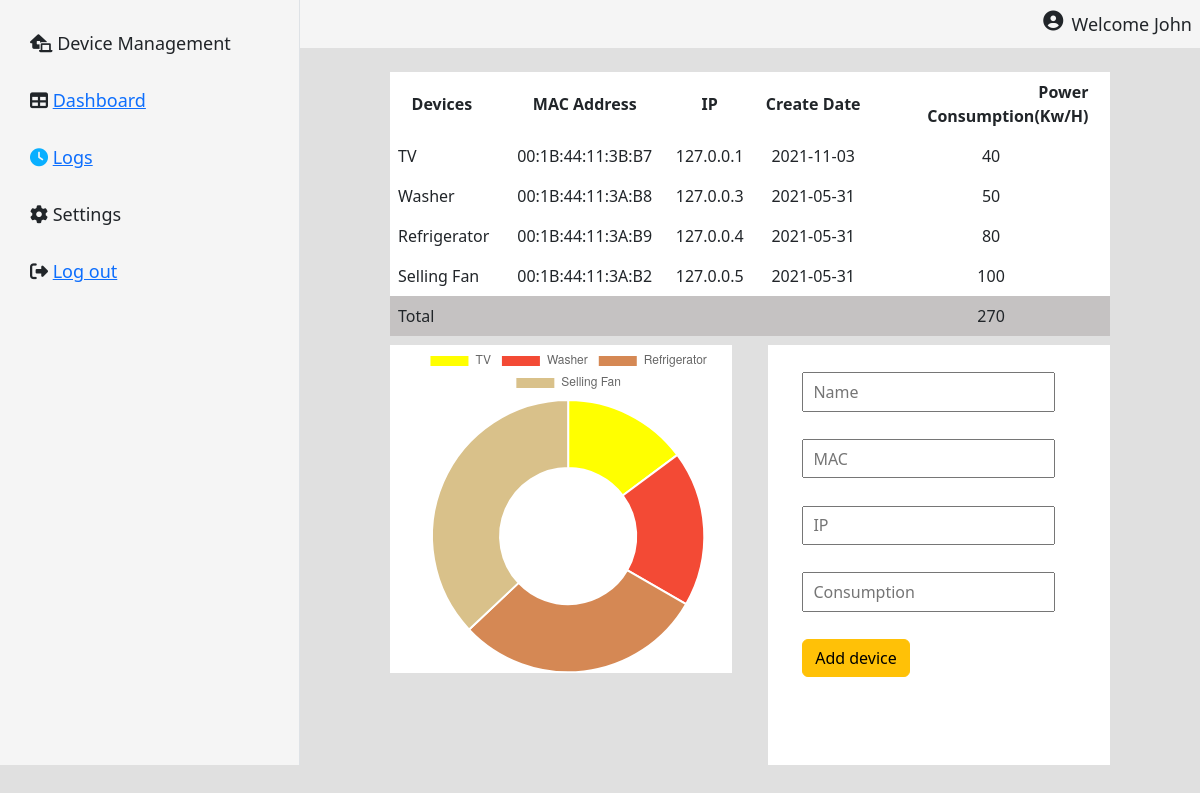
The app's page /View/dashboard.php with its own data.
### tables this page shows
CREATE TABLE `device` (
  `id` int(11) NOT NULL AUTO_INCREMENT,
  `name` varchar(255) NOT NULL,
  `MAC` varchar(255) NOT NULL,
  `IP` varchar(255) NOT NULL,
  `created` date NOT NULL,
  `consumption` int(11) NOT NULL,
  PRIMARY KEY (`id`)
);

### Model/device.php (called while the page is built, shortened)
<?php
class Device
{
    private $conn;
    function __construct($conn)
    {
        $this->conn = $conn;
    }
    function getDb($conn)
    {
        $sql_render = $conn->connect();
        $sql_render = $sql_render->prepare("SELECT * FROM device");
        return $sql_render;
    }
    function getDbChart()
    {
        $sql_render = $this->conn->connect();
        $sql_render = $sql_render->prepare("SELECT name, consumption FROM device");
        $sql_render->setFetchMode(PDO::FETCH_ASSOC);
        return $sql_render;
    }
}

### Model/database.php (called while the page is built, shortened)
<?php
class Database
{
    private $host = "127.0.0.1";
    private $database_name = "geek";
    private $username = "geek";
    private $password = "geek";
    public function connect()
    {
        $this->conn = null;
        try {
            $this->conn = new PDO("mysql:host=" . $this->host . ";dbname=" . $this->database_name, $this->username, $this->password);
            $this->conn->exec("set names utf8");
        } catch (PDOException $exception) {
            echo "Database could not be connected: " . $exception->getMessage();
        }
        return $this->conn;
    }
}

### Controller/renderTable.php (the view)
<?php
$conn = new Database();
$sql_render = new Device($conn);
$sql_render = $sql_render->getDb($conn);
$sql_render->execute();
$sql_sum = $conn->connect()->prepare("SELECT SUM(consumption)FROM device");
$sql_sum->execute();
function render($sql_render, $sql_sum)
{
    foreach ($sql_render as $row) {
        echo '<tr><td style="text-align: left">' . $row['name'] . '</td>
            <td>'  . $row['MAC'] . '</td>
            <td>'  . $row['IP'] . '</td>
            <td>'  . $row['created'] . '</td>
            <td>'  . $row['consumption'] . '</td></tr>';
    };
    foreach ($sql_sum as $key) {
        echo '<tfoot><tr style="background: #0d01013d"><td style="text-align:left">Total</td><td></td><td></td><td></td><td>' . $key['SUM(consumption)'] . '</td></tr></tfoot>';
    };
}

### View/dashboard.php (shortened to what this page needs)
<?php
require '../Model/database.php';
require '../Model/device.php';
require '../Controller/renderTable.php';
$conn = new Database();
$sql_chart = new Device($conn);
$sql_chart = $sql_chart->getDbChart($conn);
$sql_chart->execute();
?>
<!DOCTYPE html>
<html>
<head>
	<link rel="stylesheet" text="text/css" href="dashboard.css">
	<link href="https://cdn.jsdelivr.net/npm/bootstrap@5.3.0/dist/css/bootstrap.min.css" rel="stylesheet">
</head>
<body>
	<div class="container-view">
		<div class="row w-100 h-100 m-0">
			<div class="col-3 p-0">
				<div id="menu">
					<div class="title p-0" style="padding-top: 8%;">
						<i class="fas fa-laptop-house"></i>
						Device Management
					</div>
					<div class="title"><i class="fas fa-table"></i> <a href="dashboard.php">Dashboard</a></div>
					<div class="title" style="color: #09afff;"><i class='fas fa-clock'></i>
						<a href="logs.php">Logs</a>
					</div>
					<div class="title"><i class="fas fa-cog"></i> Settings</div>
					<div class="title">
						<i class="fa fa-sign-out"></i>
						<a href="/">Log out</a>
					</div>
				</div>
			</div>
			<div class="col-9 p-0">
				<div id="header">
					<div class="avatar-container">
						<div class="img-ava-user">
							<i class="fas fa-user-circle" style="float: right; padding-right: 1%; font-size: 20px;"></i>
						</div>
						<div class="info-user">Welcome John</div>
					</div>
				</div>
				<div id="content-main">
					<div class="table-device mt-4">
						<table id="data-table">
							<thead>
								<tr>
									<th style="text-align: left; padding-left: 3%">Devices</th>
									<th>MAC Address</th>
									<th>IP</th>
									<th>Create Date</th>
									<th style="text-align: right; padding-right: 3%">Power Consumption(Kw/H)</th>
								</tr>
								<?php
								render($sql_render, $sql_sum);
								?>
							</thead>
						</table>
					</div>
					<div class="">
						<div class="power-chart">
							<canvas id="myChart" style="height: 458.4px; width: 460px; margin-left: 4%;">
								<script>
									var chartArray = '<?php $arr = array();
														while ($row = $sql_chart->fetch()) {
															$arr[] = $row;
														}
														echo JSON_encode($arr); ?>';
								</script>
							</canvas>
						</div>
						<div class="add-device">
							<form method="post" action="" style="height:100%;">
								<div class="input-device"><input type="text" name="name" placeholder="Name" class="input-device-box"></div>
								<div class="input-device"><input type="text" name="MAC" placeholder="MAC" class="input-device-box"></div>
								<div class="input-device"><input type="text" name="IP" placeholder="IP" class="input-device-box"></div>
								<div class="input-device"><input type="text" name="consumption" placeholder="Consumption" class="input-device-box"></div>
								<div class="input-device">
									<button type="submit" class="btn btn-warning">
										Add device
									</button>
								</div>
							</form>
						</div>
					</div>
				</div>
			</div>
		</div>
</body>
</html>

### View/dashboard.css (style rules this page uses)
* { margin: 0; padding: 0%; text-decoration: none; box-sizing: border-box; }
html, body { font-family: arial, helvetica; background-color: #e0e0e0 !important; }
#menu { height: 100%; background-color: whitesmoke; padding: 30px; border-right: 1px solid #dee2e6; }
a { text-decoration: none; }
.title { font-size: 18px; padding: 30px 0 0 0; }
#header { height: 48px; display: flex; justify-content: flex-end; align-items: center; background-color: whitesmoke; }
.avatar-container { display: flex; padding-right: 8px; }
.img-ava-user { width: 36px; }
.info-user { font-size: 18px; margin-left: 8px; }
.table-device { background: white; width: 80%; height: auto; margin: 0 auto; }
table { width: 100%; border-collapse: collapse; text-align: center; }
th, td { padding: 8px; border-bottom: 1px solid #dee2e6; }
.power-chart { background-color: white; height: auto; width: 38%; margin: 1% 0 0 10%; float: left; }
.add-device { height: 420px; width: 38%; margin: 1% 10% 0 0; float: right; background: white; }
.input-device { width: 90%; height: 11%; margin: 6% 10% 0 10%; }
.input-device-box { height: 85%; width: 82%; padding-left: 3%; }

### records on screen
device: name "TV", MAC "00:1B:44:11:3B:B7", IP "127.0.0.1", created "2021-11-03", consumption "40"
device: name "Washer", MAC "00:1B:44:11:3A:B8", IP "127.0.0.3", created "2021-05-31", consumption "50"
device: name "Refrigerator", MAC "00:1B:44:11:3A:B9", IP "127.0.0.4", created "2021-05-31", consumption "80"
device: name "Selling Fan", MAC "00:1B:44:11:3A:B2", IP "127.0.0.5", created "2021-05-31", consumption "100"

### other values on screen
$key['SUM(consumption)'] "270"
chart data {{ JSON_encode($arr) }} [{"name":"TV","consumption":40},{"name":"Washer","consumption":50},{"name":"Refrigerator","consumption":80},{"name":"Selling Fan","consumption":100}]
